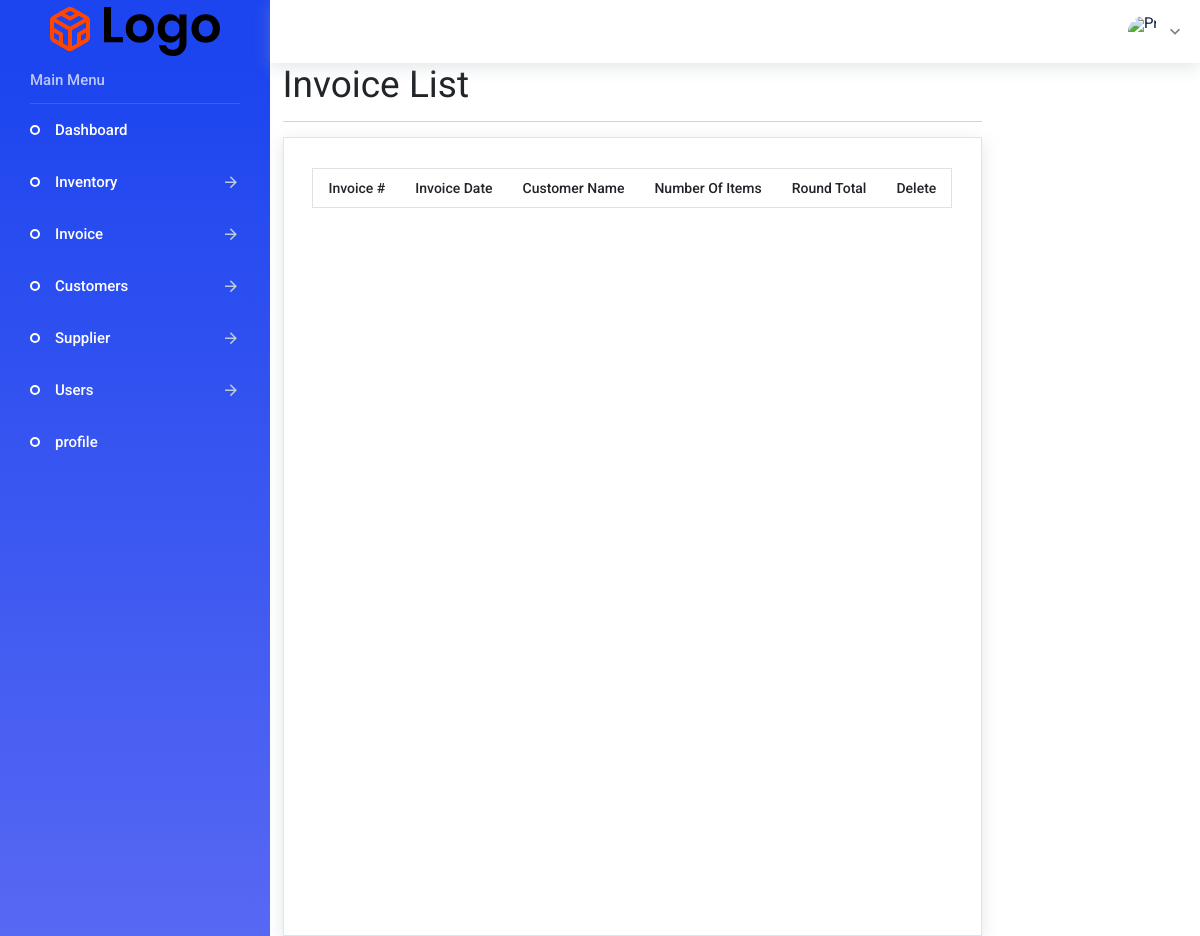
/admin/report.php, run on an earlier commit of the app's database.
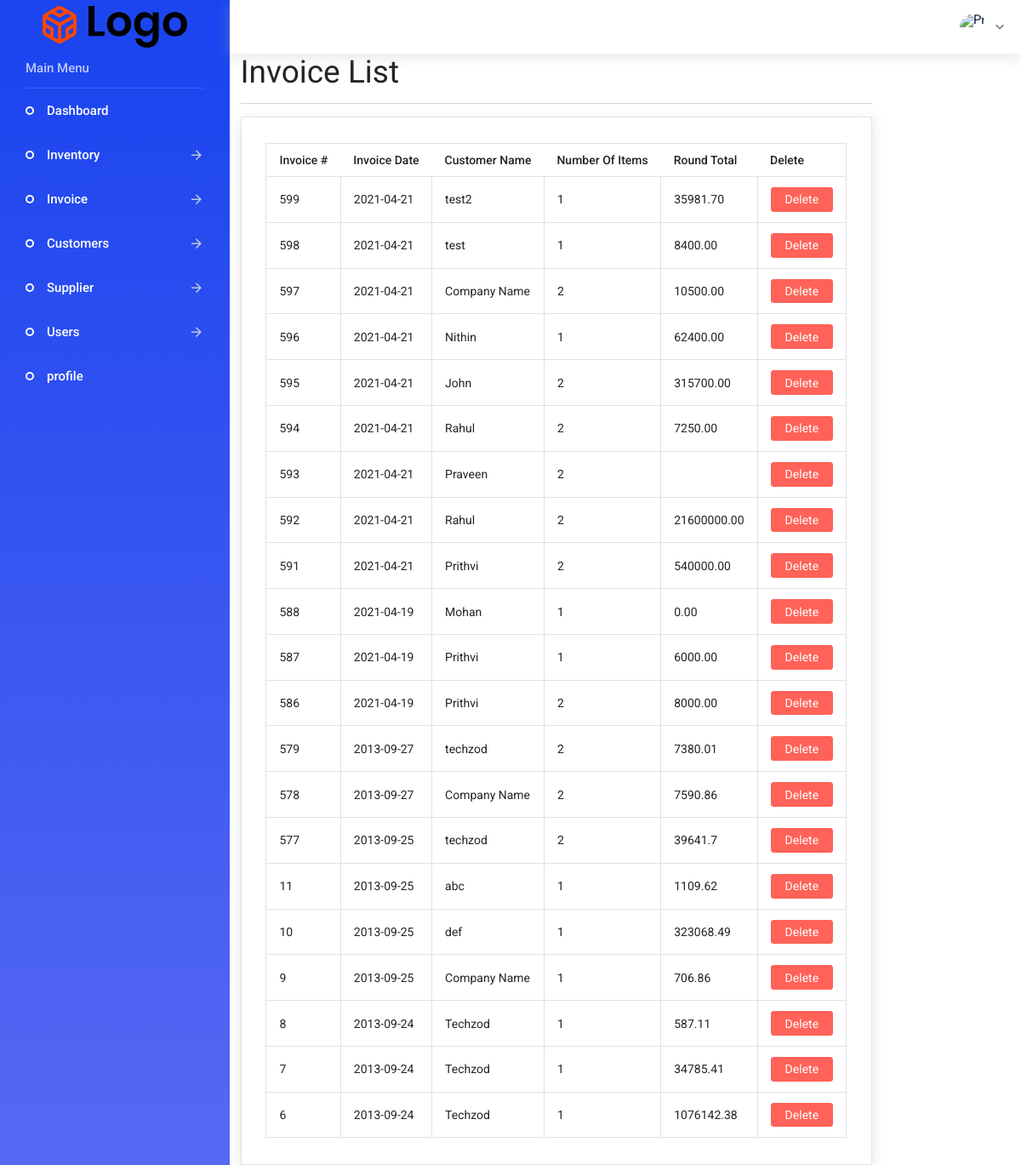
And on a later commit of the database.
### tables this page shows
CREATE TABLE `register` (
  `invnum` int(11) NOT NULL,
  `custname` text NOT NULL,
  `invdate` date NOT NULL,
  `numofprod` int(11) NOT NULL,
  `item` varchar(40) NOT NULL,
  `descr` varchar(40) NOT NULL,
  `qty` varchar(40) NOT NULL,
  `cost` varchar(40) NOT NULL,
  `vat` varchar(40) NOT NULL,
  `discount` varchar(40) NOT NULL,
  `price` varchar(40) NOT NULL,
  `subtotal` varchar(40) NOT NULL,
  `tax` varchar(40) NOT NULL,
  `total` varchar(40) NOT NULL,
  `due` varchar(40) DEFAULT NULL,
  `rbdf` varchar(40) DEFAULT NULL
);

### admin/includes/view_all_invoices.php (the view, shortened to what this page needs)
<div class="card">
  <div class="card-body">
    <div class="main-panel">
             <table  cellpadding="50" cellspacing="5" class="table table-bordered table-hover">
              <thead>
                    <tr>
                        <th>Invoice #</th>
                        <th>Invoice Date</th>
                        <th>Customer Name</th>
                        <th>Number Of Items</th>
                        <th>Round Total</th>
                        <th>Delete</th>
                    </tr>
                </thead>
                <tbody>
     <?php
             $query="SELECT * FROM register ORDER BY invnum DESC";
             $select_invoice=mysqli_query($connection,$query);
             while($row=mysqli_fetch_assoc($select_invoice)){
                    $invnum=$row['invnum'];
                    $invdate=$row['invdate'];
                    $custname=$row['custname'];
                    $numofprod=$row['numofprod'];
                    $total=$row['total'];
                    echo "<tr>";
                    echo "<td>$invnum</td>";
                    echo "<td>$invdate</td>";
                    echo "<td>$custname</td>";
                    echo "<td>$numofprod</td>";
                    echo "<td>$total</td>";
echo "<td><a class='btn btn-danger' onClick=\"javascript:return confirm('Are you Sure you want to delete');\"href='report.php?delete={$invnum}'>Delete</a></td>";
                    echo "</tr>";
                    }
                    ?>
            </tbody>
        </table>
     </div>
   </div>
</div>

What changed in the data, as far as the page shows it:
added register: invnum "599", invdate "2021-04-21", custname "test2", numofprod "1", total "35981.70"
added register: invnum "598", invdate "2021-04-21", custname "test", numofprod "1", total "8400.00"
added register: invnum "597", invdate "2021-04-21", custname "Company Name", numofprod "2", total "10500.00"
added register: invnum "596", invdate "2021-04-21", custname "Nithin", numofprod "1", total "62400.00"
added register: invnum "595", invdate "2021-04-21", custname "John", numofprod "2", total "315700.00"
added register: invnum "594", invdate "2021-04-21", custname "Rahul", numofprod "2", total "7250.00"
added register: invnum "593", invdate "2021-04-21", custname "Praveen", numofprod "2"
added register: invnum "592", invdate "2021-04-21", custname "Rahul", numofprod "2", total "21600000.00"
added register: invnum "591", invdate "2021-04-21", custname "Prithvi", numofprod "2", total "540000.00"
added register: invnum "588", invdate "2021-04-19", custname "Mohan", numofprod "1", total "0.00"
added register: invnum "587", invdate "2021-04-19", custname "Prithvi", numofprod "1", total "6000.00"
added register: invnum "586", invdate "2021-04-19", custname "Prithvi", numofprod "2", total "8000.00"
added register: invnum "579", invdate "2013-09-27", custname "techzod", numofprod "2", total "7380.01"
added register: invnum "578", invdate "2013-09-27", custname "Company Name", numofprod "2", total "7590.86"
added register: invnum "577", invdate "2013-09-25", custname "techzod", numofprod "2", total "39641.7"
added register: invnum "11", invdate "2013-09-25", custname "abc", numofprod "1", total "1109.62"
added register: invnum "10", invdate "2013-09-25", custname "def", numofprod "1", total "323068.49"
added register: invnum "9", invdate "2013-09-25", custname "Company Name", numofprod "1", total "706.86"
added register: invnum "8", invdate "2013-09-24", custname "Techzod", numofprod "1", total "587.11"
added register: invnum "7", invdate "2013-09-24", custname "Techzod", numofprod "1", total "34785.41"
added register: invnum "6", invdate "2013-09-24", custname "Techzod", numofprod "1", total "1076142.38"
